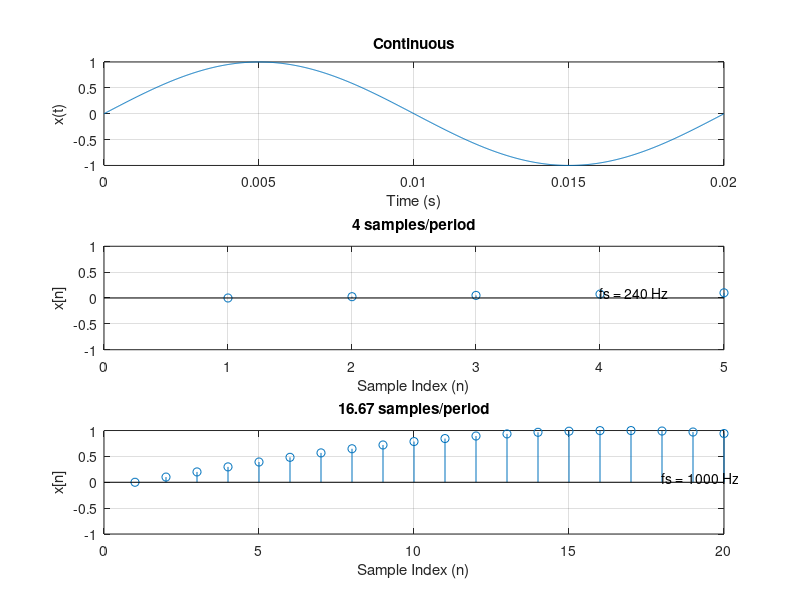

Write the MATLAB code that produced this figure.
% Define the sampling frequencies
fs1 = 240; % Hz
fs2 = 1000; % Hz

% Define the time vector for the continuous signal
t = linspace(0, 0.02, 1000); 

% Define the continuous signal
x = sin(2*pi*50*t);

% Sample the continuous signal at the different frequencies
x1 = x(1:4:end); % fs1 = 240 Hz
x2 = x(1:16:end); % fs2 = 1000 Hz

% Plot the results
figure;
subplot(3,1,1);
plot(t,x);
xlabel('Time (s)');
ylabel('x(t)');
title('Continuous');
grid on;

subplot(3,1,2);
stem(x1);
xlabel('Sample Index (n)');
ylabel('x[n]');
title('4 samples/period');
axis([0 5 -1 1]);
text(4,0.1,'fs = 240 Hz');
grid on;

subplot(3,1,3);
stem(x2);
xlabel('Sample Index (n)');
ylabel('x[n]');
title('16.67 samples/period');
axis([0 20 -1 1]);
text(18,0.1,'fs = 1000 Hz');
grid on;